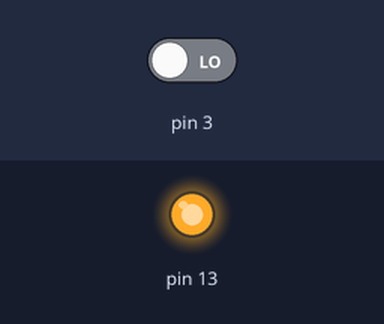
This sketch was run on a simulated Arduino Uno, built with avr-gcc and run on an emulated ATmega328P. Shown: output pins drawn as LEDs (lit = HIGH). The inputs (shaded band) are chosen by the test bench; at power-on: pin 3 LOW.

Above: at 1.2 s.
1.3 s: pin 3 driven HIGH
At 1.8 s:
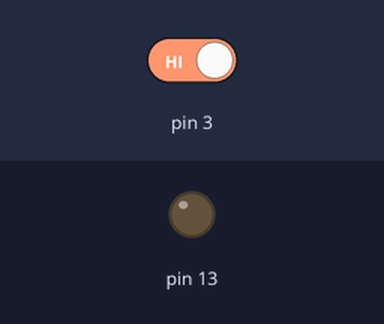
2.8 s: pin 3 driven LOW
At 4.1 s:
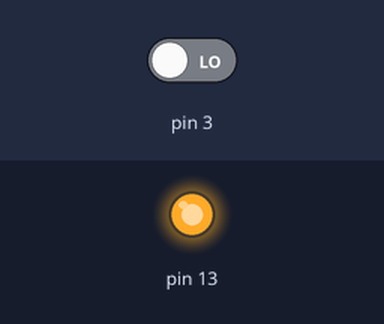
Timing chart, 0 to 5.8 s (numbered marks = the images above; inputs shaded):
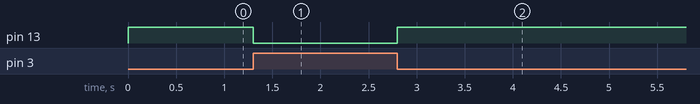

The sketch:

tcrt5000-01.ino
```cpp
void setup() {
  pinMode(3, INPUT);
  pinMode(13, OUTPUT);
}

void loop() {
  int v = digitalRead(3);
  digitalWrite(13, !v);
}
```

Measured:
- after the input at 1.3 s, pin 13: HIGH → LOW at once
- after the input at 2.8 s, pin 13: LOW → HIGH at once
